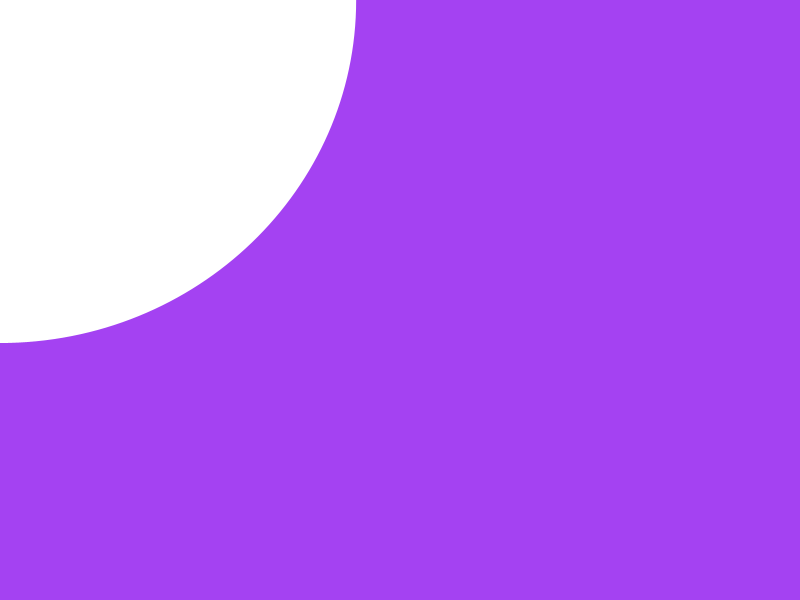
Frame 1 (no input)
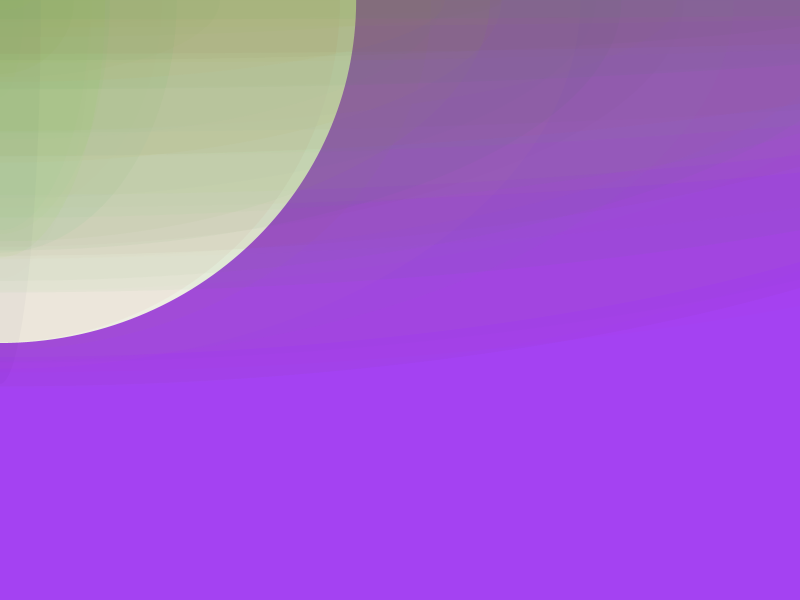
Frame 60 (the mouse pressed at the canvas centre just before this capture)
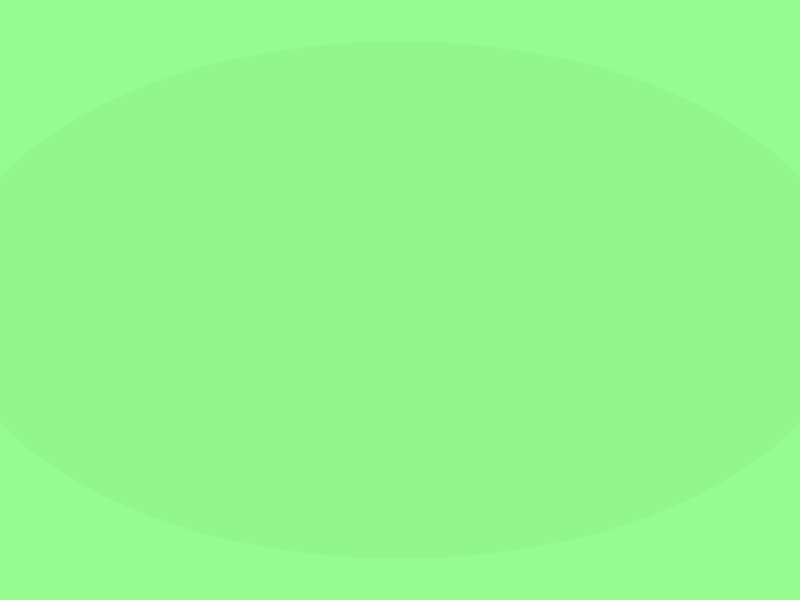
Frame 120 (the mouse held since frame 60 and released just before this capture)

The Processing sketch that drew these frames (run headless with seeded random() and noise(); from frame 60 on, the mouse is pressed at the canvas centre):

// Processing sketch: processing_1963
// ── processing_1963.pde

void setup ()               
{
    size( 800, 600 );   
    background (random(255), random(255), random(255));
}   
void draw() {

noStroke();

if(mousePressed){
 background(random(255), random(255),(145));
}
int x=mouseX;
int y=mouseY;
smooth();
ellipse(x,y,random(3000),random(800));
// 75% opacity.
fill(random(255),random(255),54,random(12
));



}
